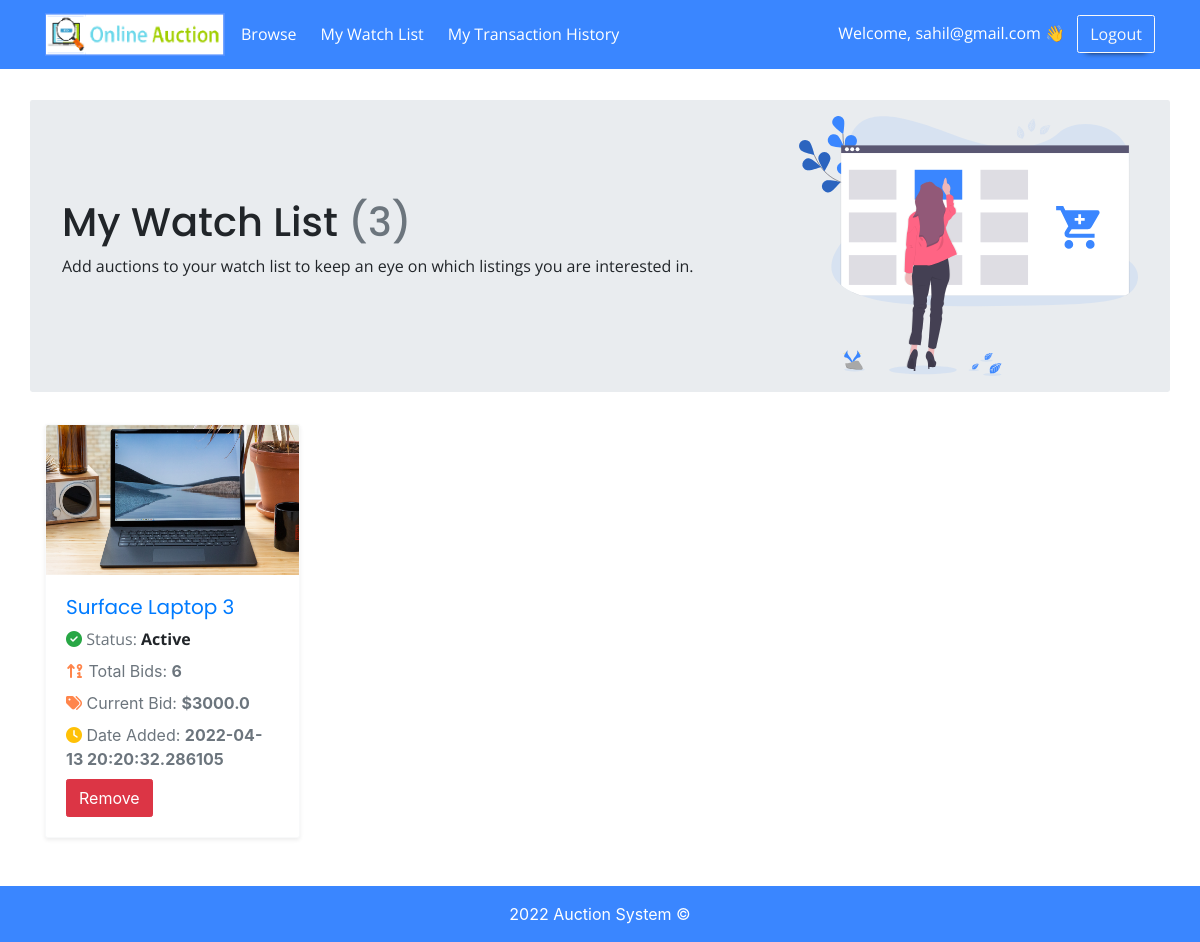
The app's page /listings/watchlist (signed in) with its own data.
### auction/models.py (models this page shows, shortened)
class User(db.Model, UserMixin):
    __tablename__ = 'users'
    id = db.Column(db.Integer, primary_key=True)
    name = db.Column(db.String(100), index=True, unique=True, nullable=False)
    email_id = db.Column(db.String(100), index=True, nullable=False)
    contact_num = db.Column(db.String(15), index=True, nullable=False)
    address = db.Column(db.String(100), index=True, nullable=False)
    password_hash = db.Column(db.String(255), nullable=False)
    isAdmin = db.Column(db.String(100), index=True, unique=True, nullable=False)
    balance = db.Column(db.Integer, nullable=False)
    reviews = db.relationship('Review', backref = 'user')

class WatchListItem(db.Model):
    __tablename__ = 'watchlistitems'
    id = db.Column(db.Integer, primary_key=True)
    date_added = db.Column(db.DateTime, default = datetime.now())
    user_id = db.Column(db.Integer, db.ForeignKey('users.id'))
    listing_id = db.Column(db.Integer, db.ForeignKey('listings.id'))

class Listing(db.Model):
    __tablename__ = 'listings'
    id = db.Column(db.Integer, primary_key = True)
    title = db.Column(db.String(80), nullable = False)
    starting_bid = db.Column(db.Float, nullable = False)
    current_bid = db.Column(db.Float, nullable = False)
    total_bids = db.Column(db.Integer, nullable = False)
    brand = db.Column(db.String(20), nullable = False)
    cpu = db.Column(db.String(10), nullable = False)
    ram_gb = db.Column(db.String(10), nullable = False)
    storage_gb = db.Column(db.String(10), nullable = False)
    description = db.Column(db.String(200), nullable = False)
    condition = db.Column(db.String(10), nullable = False)
    status = db.Column(db.String(10), nullable = False)
    image_url = db.Column(db.String(400), nullable = False)
    end_date = db.Column(db.DateTime, nullable = False)
    seller = db.Column(db.String(15), nullable = False)
    reviews = db.relationship('Review', backref='listingreviews')
    bids = db.relationship('Bid', backref='listingbids')

### auction/listings.py (the view)
@listingbp.route('/watchlist', methods=['GET', 'POST'])
@login_required
def watchlist():
    watchListItems = WatchListItem.query.filter_by(user_id = current_user.id).all()
    allListings = Listing.query.filter_by(status='Active').all()
    watchlistlistings = []
    for watchlistitem in watchListItems:
      for listing in allListings:
        if watchlistitem.listing_id == listing.id:
          watchlistlistings.append(listing)
    watchListCount = WatchListItem.query.filter_by(user_id=current_user.id).count()
    file = open('current_user.txt','r')
    role = str(file.read())
    file.close()
    return render_template('listings/watchlist.html',role=role, watchlistlistings=watchlistlistings,
     watchlistcount="({0})".format(watchListCount), watchlistitems=watchListItems)

### auction/templates/listings/watchlist.html
{% extends 'base.html' %}
{% block content %}
<main style="margin-top: 100px;">
    <div class="container jumbotron mt-4 pt-3 pb-3" style>
        <div class="row align-items-center">
          <div class="col-md-8 text-center text-md-left">
            <h1 class="responsive-heading">My Watch List <span class="text-muted">{{ watchlistcount }}</span></h1>
            <p>Add auctions to your watch list to keep an eye on which listings you are interested in.</p>
          </div>
          <div class="col-md-4">
            <img class="img-fluid" src="{{url_for('static', filename='img/watchlist.svg')}}">
          </div>
        </div>
    </div>
    <section>
      <div class="container">
        <div class="row mb-4">
          {% for listing in watchlistlistings %}
            {% for item in watchlistitems %}
              {% if item.listing_id == listing.id %}
              <div class="col-md-6 col-lg-3">
                <div class="card shadow-sm border-light mb-4 listing-card">
                  <a href="{{url_for('listing.showlisting', id=listing.id)}}" class="position-relative">
                    <img src="{{ listing.image_url }}" class="card-img-top" alt="image"> </a>
                  <div class="card-body">
                    <a href="{{url_for('listing.showlisting', id=listing.id)}}">
                      <h5 class="font-weight-normal">{{ listing.title }}</h5>
                    </a>
                    <p class="d-block mb-2"><i class="fas fa-check-circle text-success"></i><span class="text-muted">
                      Status:</span><strong> {{listing.status}}</strong></p>
                    <div class="d-block">
                      <span class="text-muted font-small d-block mb-2"><i
                          class="fas fa-sort-numeric-up-alt orange-icon"></i> Total Bids:
                        <strong>{{ listing.total_bids }}</strong></span>
                    </div>
                    <div class="d-block">
                      <span class="text-muted font-small d-block mb-2"><i class="fas fa-tags orange-icon"></i> Current Bid:
                        <strong>${{ listing.current_bid }}</strong></span>
                    </div>
                    <div class="d-block">
                      <span class="text-muted font-small d-block mb-2"><i class="fas fa-clock text-warning"></i> Date Added:
                        <strong>{{ item.date_added }}</strong></span>
                    </div>
                    <form class="d-inline" action="{{url_for('listing.remove_watchlist', listing=listing.id)}}" method="POST">
                      <button class="btn btn-danger" type="submit"> Remove</button>
                    </form>
                  </div>
                </div>
              </div>
              {% endif %}
            {% endfor %}
          {% endfor %}
        </div>
      </div>
  </section>
</main>
{% endblock %}

### auction/templates/base.html (shortened to what this page needs)
<!DOCTYPE html>
<html lang="en">
<head>
    <link rel="stylesheet" href="https://stackpath.bootstrapcdn.com/bootstrap/4.5.2/css/bootstrap.min.css" />
    <link rel="stylesheet" href="{{ url_for('static', filename='css/styles.css')}}" />
</head>
<body>
    <header style="margin-top: 100px">
        <nav class="navbar navbar-expand-lg navbar-dark fixed-top blue-background">
            <div class="container">
                <div class="navbar-header">
                    <a class="navbar-brand" href="{{url_for('main.index')}}"><img src="{{ url_for('static', filename='img/logo.png')}}" alt="logo" width="180px" /></a>
                </div>
                <div class="collapse navbar-collapse" id="navbarResponsive">
                    <ul class="navbar-nav">
                        <li class="nav-item active mr-lg-4 nav-item-collapse">
                            <a class="navbar-link text-white" href="{{url_for('main.index')}}">Browse</a
                >
              </li>
              {% if 'admin' in role %}
              <li class="nav-item mr-lg-4 nav-item-collapse" >
                <a
                  class="navbar-link text-white"
                  href="{{url_for('listing.createlisting')}}"
                  >Add Product</a
                >
              </li>
              <li class="nav-item mr-lg-4 nav-item-collapse" >
                <a
                  class="navbar-link text-white"
                  href="{{url_for('listing.mylistings')}}"
                  >All Product</a
                >
              </li>
              <!-- <li class="nav-item mr-lg-4 nav-item-collapse">
                <a
                  class="navbar-link text-white"
                  href="{{url_for('listing.watchlist')}}"
                  >My Product Watch List</a
                >
              </li> -->
              {% else %}
              <li class="nav-item mr-lg-4 nav-item-collapse">
                <a
                  class="navbar-link text-white"
                  href="{{url_for('listing.watchlist')}}"
                  >My Watch List</a
                >
              </li>
              <li class="nav-item mr-lg-4 nav-item-collapse">
                <a
                  class="navbar-link text-white"
                  href="{{url_for('listing.myTransactions')}}"
                  >My Transaction History</a
                >
              </li>
              {% endif %}
            </ul>
            <div class="ml-auto">
              {% if current_user.is_authenticated %}
              <p class="text-white mr-2 welcome-msg">
                Welcome, {{current_user.name}} 👋
              </p>
              <a
                href="{{url_for('authentication.logout')}}"
                class="btn btn-outline-light btn-sm-block btn-login"
                >Logout</a
              >
              {% endif %}
            </div>
          </div>
        </div>
      </nav>
    </header>
    {% block content %} {% endblock %}
    <footer class="mt-4">
      <div class="blue-background text-center py-3 text-white">
        2022 Auction System  &copy;
      </div>
    </footer>
  </body>
</html>

### auction/static/css/styles.css (style rules this page uses)
h1, h2, h3, h4, h5, .navbar { font-family: "Poppins", sans-serif; }
p, a { font-family: "Open Sans", sans-serif; }
.btn, .jumbotron, .card, .form-control, .navbar-toggler, .dropdown-menu { border-radius: 0.15rem; }
.welcome-msg { display: inline; }
.card-img-top { border-top-left-radius: 0.15rem; border-top-right-radius: 0.15rem; height: 150px; }
.btn-login, .btn-sign-up { transition: transform ease-out 0.3s, -webkit-transform ease-out 0.3s; box-shadow: 0 8px 6px -9px black; }
.blue-background { background-color: #3a86ff; }
.orange-icon { color: #ff854b; }

### records on screen
User: name "sahil@gmail.com"
Listing: title "Surface Laptop 3", status "Active", total_bids "6", current_bid "3000.0"
WatchListItem: image_url (picture), date_added "2022-04-13 20:20:32.286105"

### other values on screen
{{ watchlistcount }} "(3)"
